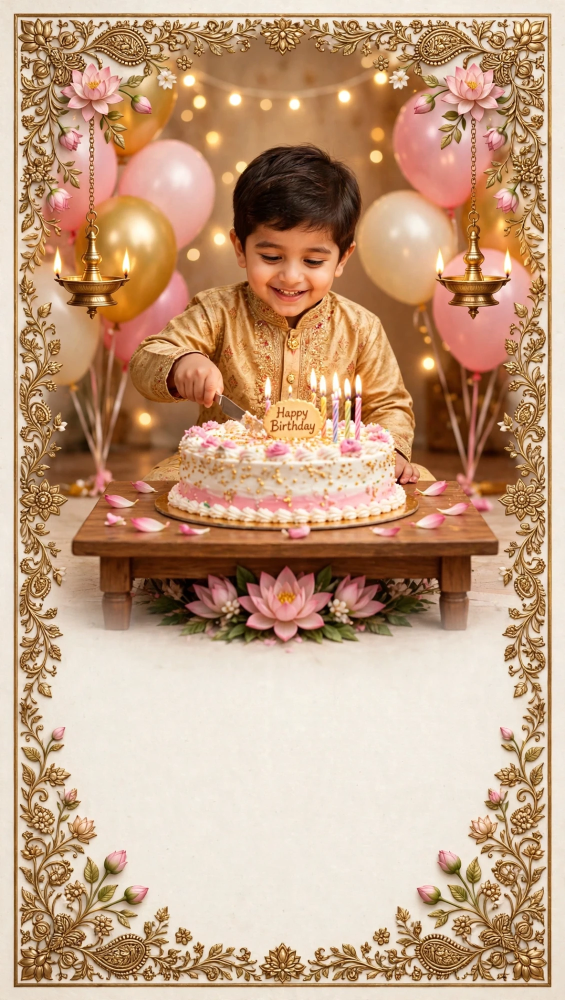
#> input picture invites/template/assets/2.webp, 1130 x 2000 px (shown at 1/2 size); its folder holds 4 pictures in this run
$ python make_invite.py
#> lines starting #> are read from the running program, lines starting #| are printed output that depends on the picture
#!/usr/bin/env python3
"""Birthday invitation generator.

Usage:  python3 make_invite.py [details.json] [output_dir]

Reads details.json and produces:
  - invite_<n>.png      static invitations (one per photo in assets/)
  - invite_video.mp4    typewriter-text video (silent)
  - invite_video_bgm.mp4  same video with background music
Needs: Pillow, numpy, ffmpeg.
"""
import json, os, subprocess, sys, wave
import numpy as np
from PIL import Image, ImageDraw, ImageFont

HERE = os.path.dirname(os.path.abspath(__file__))
DETAILS = sys.argv[1] if len(sys.argv) > 1 else os.path.join(HERE, 'details.json')
OUT = sys.argv[2] if len(sys.argv) > 2 else os.path.join(HERE, 'output')
ASSETS = os.path.join(HERE, 'assets')
FONTS = '/usr/share/fonts/truetype/freefont/'
os.makedirs(OUT, exist_ok=True)

D = json.load(open(DETAILS, encoding='utf-8'))
#> (reads invites/template/details.json from the repository)
def hexc(h): h = h.lstrip('#'); return tuple(int(h[i:i+2], 16) for i in (0, 2, 4))
C = {k: hexc(v) for k, v in D.get('colors', {}).items()}
GOLD, PINK, DARK = C.get('gold', (139, 90, 18)), C.get('pink', (176, 60, 100)), C.get('dark', (90, 50, 20))
BI, B, I = 'FreeSerifBoldItalic.ttf', 'FreeSerifBold.ttf', 'FreeSerifItalic.ttf'

def font(name, size): return ImageFont.truetype(FONTS + name, size)
def fit(draw, text, name, size, max_w):
    """Shrink font until the text fits inside max_w pixels."""
    while size > 16 and draw.textlength(text, font=font(name, size)) > max_w: size -= 2
    return font(name, size)

# ---------------------------------------------------------------- static invites
# y where the empty cream area starts, per photo (assets/<n>.webp, 1130x2000)
CREAM_Y = {'2': 1290, '3': 1190, '4': 1190, '5': 1190, '6': 1190, '7': 1190}

def static_invites():
    for k, y0 in CREAM_Y.items():
        p = os.path.join(ASSETS, k + '.webp')
        if not os.path.exists(p): continue
        im = Image.open(p).convert('RGB'); W, H = im.size; d = ImageDraw.Draw(im)
#> in static_invites, im is the input picture: PIL image 1130x2000 RGB; mean R, G, B 195.5, 160, 131
#> after `W, H = im.size`: W = 1130; H = 2000
        def c(t, y, name, size, col, mw=760):
            f = fit(d, t, name, size, mw); d.text(((W - d.textlength(t, font=f)) / 2, y), t, font=f, fill=col)
        c('Happy ' + D['birthday_label'], y0, BI, 58, GOLD)
        c(D['baby_name'], y0 + 72, B, 80, PINK)
        d.line([(W * .32, y0 + 180), (W * .68, y0 + 180)], fill=GOLD, width=3)
        c(' '.join(D['tagline']), y0 + 200, I, 34, DARK)
        c(f"Date: {D['date_short']}  |  Time: {D['time_short']}", y0 + 275, B, 34, DARK)
        for i, line in enumerate(D['venue']):
            c(('Venue: ' if i == 0 else '') + line, y0 + 330 + 42 * i, B, 34, DARK)
        c('With Love,', y0 + 445, I, 34, GOLD)
        c(D['parents'], y0 + 485, BI, 42, PINK, 640)
        im.save(os.path.join(OUT, f'invite_{k}.png'))
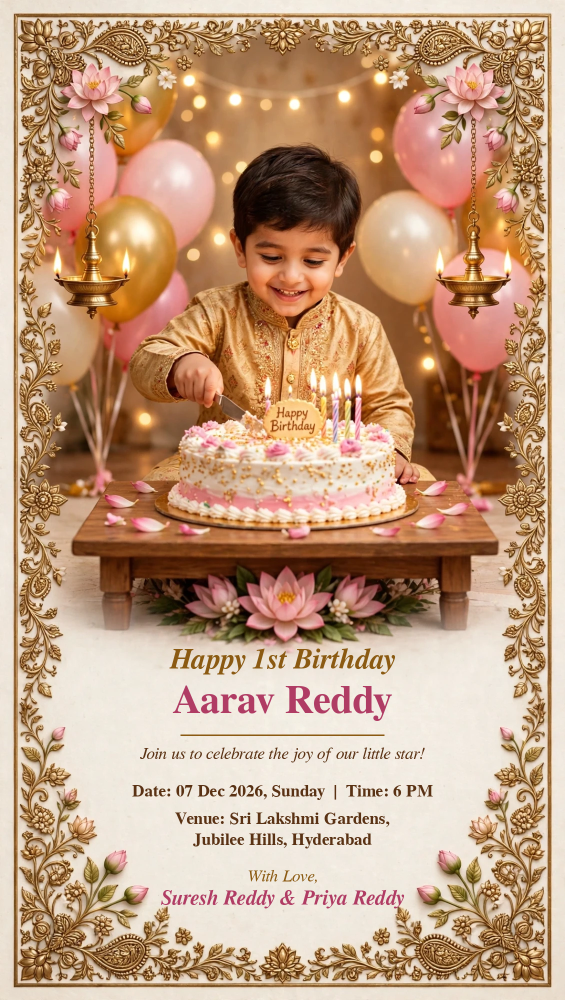
#> saved as invite_2.png: PIL image 1130x2000 RGB (shown at 1/2 size); mean R, G, B 193.7, 157.2, 128.2
#> pass 2 of the loop in static_invites, `for k, y0 in CREAM_Y.items():`:
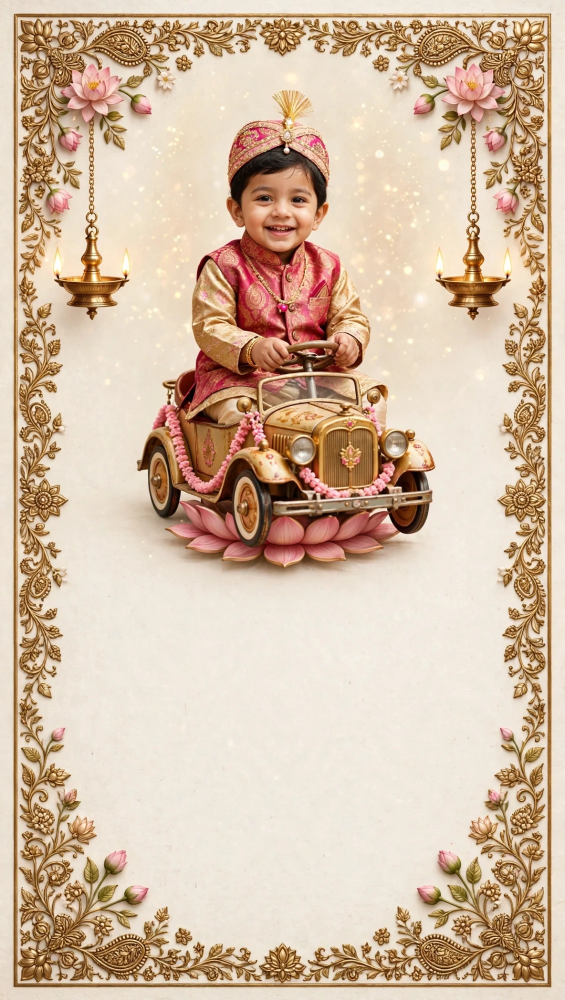
#> input picture invites/template/assets/3.webp, 1130 x 2000 px (shown at 1/2 size)
#> in static_invites, im is the input picture: PIL image 1130x2000 RGB; mean R, G, B 211.8, 187.6, 164.5
#> in static_invites, `im.save(os.path.join(OUT, f'invite_{k}.png'))`:
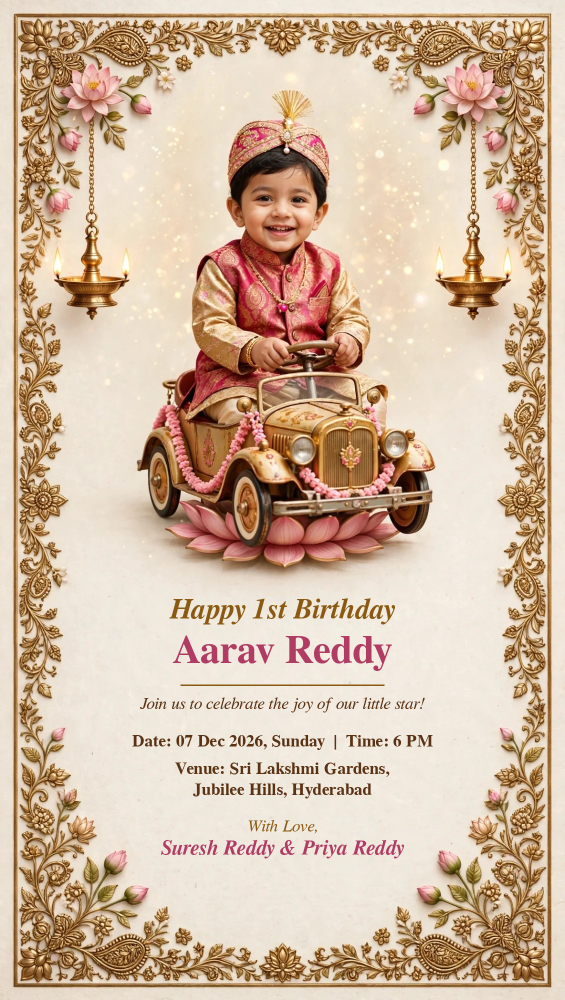
#> saved as invite_3.png: PIL image 1130x2000 RGB (shown at 1/2 size); mean R, G, B 210, 184.8, 161.7
#> pass 3 of the loop in static_invites, `for k, y0 in CREAM_Y.items():`:
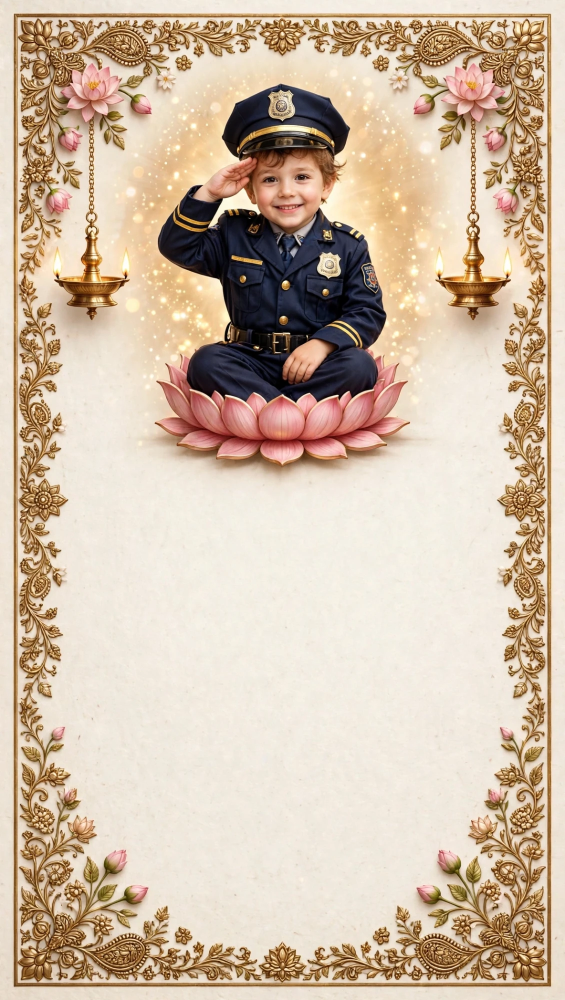
#> input picture invites/template/assets/4.webp, 1130 x 2000 px (shown at 1/2 size)
#> in static_invites, im is the input picture: PIL image 1130x2000 RGB; mean R, G, B 208.2, 188.4, 167.5
#> in static_invites, `im.save(os.path.join(OUT, f'invite_{k}.png'))`:
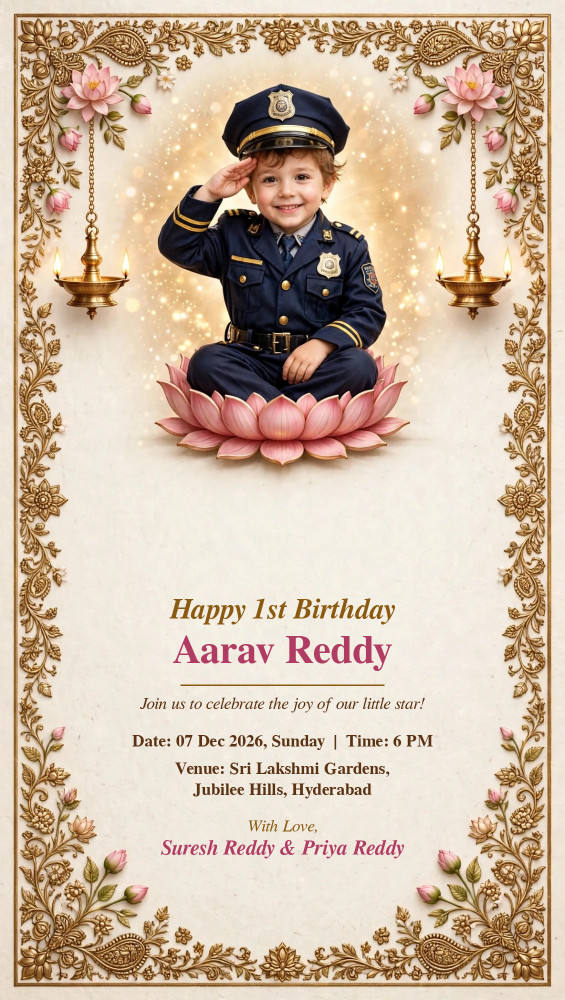
#> saved as invite_4.png: PIL image 1130x2000 RGB (shown at 1/2 size); mean R, G, B 206.5, 185.6, 164.7
#> the loop made 6 passes; the first 3 are shown

# ---------------------------------------------------------------- video
W, H, FPS, CPS, FADE, HOLD = 1080, 1920, 30, 14, 0.5, 2.2
# [13 lines left out: function scenes, not called in this run]

def video(path):
#> (the run stopped early here; a loop or call above may not have finished)
